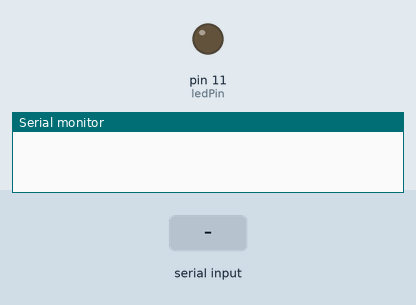
The sketch below on a simulated Arduino Uno, built with avr-gcc and run on an emulated ATmega328P. Parts: output pins drawn as LEDs (lit = HIGH), the last lines printed to the serial monitor. The inputs (shaded band) are chosen by the test bench.

Above: at 1.2 s.
1.3 s: "A" received over Serial
At 1.9 s:
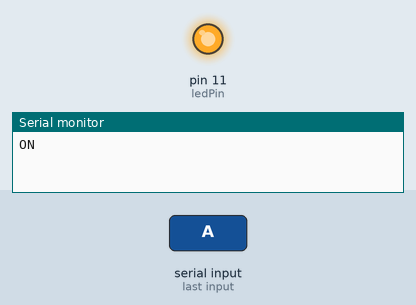
Timing chart, 0 to 10.3 s (numbered marks = the images above; inputs shaded):
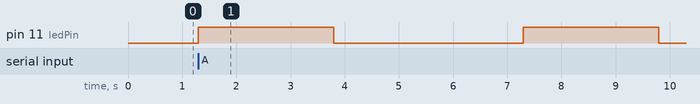

The sketch:

recibeLed.ino
```cpp
const int ledPin = 11; // Pin del LED
char mystr[10];

void setup() {
  Serial.begin(9600);
  pinMode(ledPin, OUTPUT);
}

void loop() {

  Serial.readBytes(mystr,1); //Read the serial data and store in var
  // Serial.println(mystr);
  // delay(2500);
  // Serial.println(strcmp(mystr, 1) == 1); //Print data on Serial Monitor


  if (strcmp(mystr,"A") == 0) {
    Serial.println("ON");
    digitalWrite(ledPin, HIGH); // Encender el LED
    delay(2500);
    Serial.println("OFF");
    digitalWrite(ledPin, LOW); // Apagar el LED
    delay(2500);
  }


// Serial.println("asd");
  // if (Serial.available() > 0) {
  //   int message = Serial.read(); // Leer mensaje hasta el salto de línea
  //   // Serial.print(message);
  //   if (message = 1) {
  //       Serial.println("ON");
  //       digitalWrite(ledPin, HIGH); // Encender el LED
  //       delay(2500);  // Mantener la velocidad rápida durante 2 segundos
  //       Serial.println("OFF");
  //       digitalWrite(ledPin, LOW); // Apagar el LED
  //       delay(2500); // Mantener e
  //   }
  // }


}
```

Measured:
- after the input at 1.3 s, pin 11 (ledPin): alternates HIGH for 2.5 s and LOW for 3.5 s, starting at once
